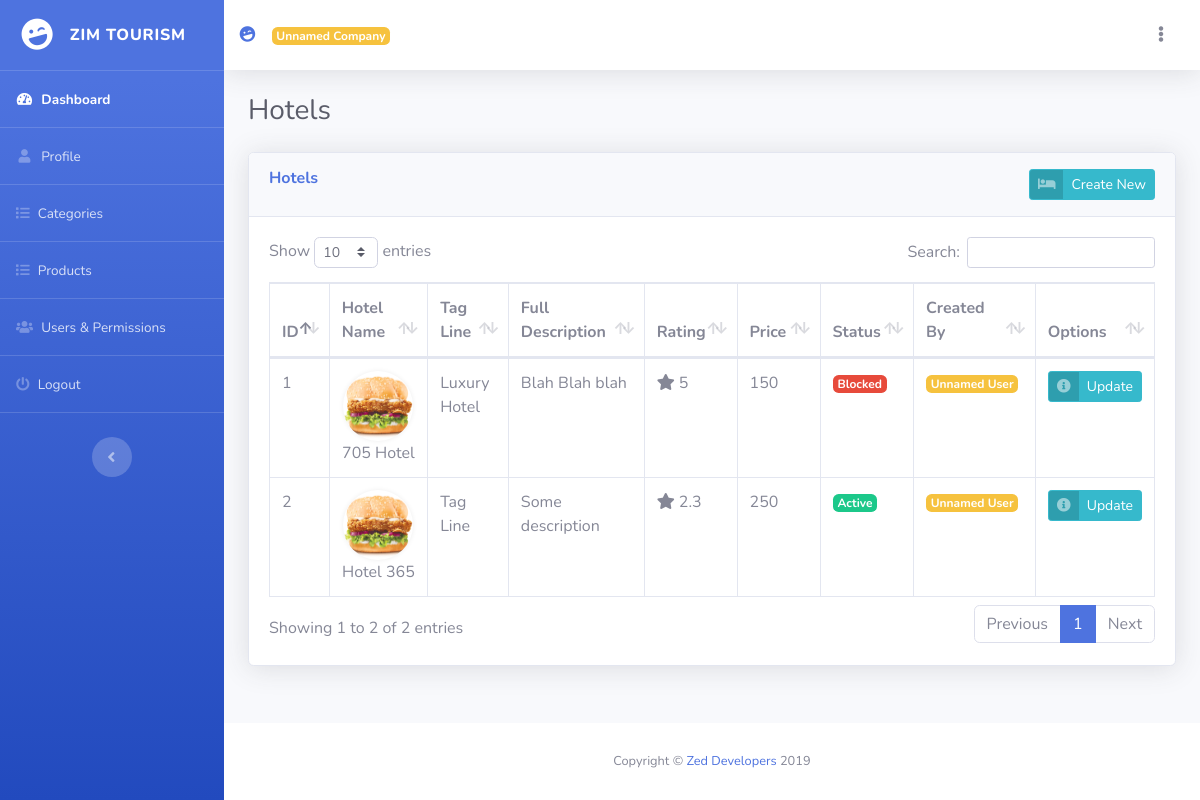
Page /admin/list_hotels.php (signed in) on the committed database.
### tables this page shows
CREATE TABLE `hotels` (
  `id` int(11) NOT NULL AUTO_INCREMENT,
  `org_id` int(11) DEFAULT NULL,
  `name` varchar(100) DEFAULT NULL,
  `picture` varchar(100) DEFAULT NULL,
  `small_desc` varchar(100) DEFAULT NULL,
  `long_desc` longtext,
  `rating` varchar(10) DEFAULT NULL,
  `price` int(11) DEFAULT NULL,
  `active` varchar(5) DEFAULT 'true',
  `created_at` int(20) DEFAULT NULL,
  `created_by` int(11) DEFAULT NULL,
  PRIMARY KEY (`id`)
);

### admin/list_hotels.php (the view, shortened to what this page needs)
<?php
    require_once('class_function/function.php');
    require_once('class_function/dbconfig.php');
    require_once('pages/header.php');
    require_once('pages/menu.php');
    require_once('pages/footer.php');
    require_once('pages/custom_files.php');
?>
<!DOCTYPE html>
<html lang="en">
<head>
  <link href="vendor/fontawesome-free/css/all.min.css" rel="stylesheet" type="text/css">
  <link href="css/sb-admin-2.min.css" rel="stylesheet">
  <?= $custom_files ?>
</head>
<body id="page-top">
  <div id="wrapper">
  <?= $menu ?>
    <div id="content-wrapper" class="d-flex flex-column">
      <div id="content">
        <?= $header ?>
        <div class="container-fluid">
          <div class="d-sm-flex align-items-center justify-content-between mb-4">
            <h1 class="h3 mb-0 text-gray-800">Hotels</h1>
          </div>
          <div class="card shadow mb-4">
            <div class="card-header py-3">
              <h6 class="m-0 font-weight-bold text-primary">Hotels</h6>
              <a href="add_hotels.php" class="btn btn-sm btn-info btn-icon-split pull-right">
                <span class="icon text-white-50">
                  <i class="fas fa-bed"></i>
                </span>
                <span class="text">Create New</span>
              </a>
            </div>
            <div class="card-body">
              <div class="table-responsive">
                <table class="table table-bordered" id="dataTable" width="100%" cellspacing="0">
                  <thead>
                    <tr>
                      <th>ID</th>
                      <th>Hotel Name</th>
                      <th>Tag Line</th>
                      <th>Full Description</th>
                      <th>Rating</th>
                      <th>Price</th>
                      <th>Status</th>
                      <th>Created By</th>
                      <th>Options</th>
                    </tr>
                  </thead>
                  <tbody>
                    <?php
                      if($LOGIN_TYPE == "super"){
                        $rows = sql($DBH,"select * from hotels",array(),"rows");
                      }else{
                        $rows = sql($DBH,"select * from hotels where org_id = ?",array($LOGIN_ORG_ID),"rows");
                      }
                      $sno = 0;
                      foreach($rows as $row){
                        $sno++;
                        $id             =	$row['id'];
                        $name           = $row['name'];
                        $picture        = "uploads/".$row['picture'];
                        $small_desc     = $row['small_desc'];
                        $long_desc      = $row['long_desc'];
                        $rating         = $row['rating'];
                        $price          = $row['price'];
                        $active         = $row['active'];
                        $created_by     = user_name($row['created_by']);
                        if($active == "true"){
                          $active_show = "<span class='badge badge-success'>Active</span>";
                        }else{
                          $active_show = "<span class='badge badge-danger'>Blocked</span>";
                        }
                        echo "<tr>
                        <td>$sno</td>
                        <td class='text-center'>
                            <img class='medium_image' src='$picture' /><br>
                            $name
                        </td>
                        <td>$small_desc</td>
                        <td>$long_desc</td>
                        <td><i class='fa fa-star'></i> $rating</td>
                        <td>$price</td>
                        <td>$active_show</td>
                        <td>$created_by</td>
                        <td>
                          <a href='hotel.php?id=$id' class='btn btn-sm btn-info btn-icon-split'>
                            <span class='icon text-white-50'>
                              <i class='fas fa-info-circle'></i>
                            </span>
                            <span class='text'>Update</span>
                          </a>
                        </td>
                    </tr>";
                    	}
                    ?>
                  </tbody>
                </table>
              </div>
            </div>
          </div>
        </div>
      </div>
      <?= $footer ?>
    </div>
  </div>
</body>
</html>

### admin/pages/header.php
<?php
  $header = '<nav class="navbar navbar-expand navbar-light bg-white topbar mb-4 static-top shadow">
  <a class="sidebar-brand d-flex align-items-center justify-content-center" href="company.php">
    <div class="sidebar-brand-icon rotate-n-15">
      <i class="fas fa-laugh-wink"></i>
    </div>
    <div class="sidebar-brand-text mx-3">'.company_name($LOGIN_ORG_ID).'</div>
  </a>
    <button id="sidebarToggleTop" class="btn btn-link d-md-none rounded-circle mr-3">
      <i class="fa fa-bars"></i>
    </button>
    <ul class="navbar-nav ml-auto">
      <li class="nav-item dropdown no-arrow">
        <a class="nav-link dropdown-toggle" href="#" id="userDropdown" role="button" data-toggle="dropdown" aria-haspopup="true" aria-expanded="false">
          <span class="mr-2 d-none d-lg-inline text-gray-600"><i class="fa fa-ellipsis-v"></i></span>
        </a>
        <div class="dropdown-menu dropdown-menu-right shadow animated--grow-in" aria-labelledby="userDropdown">
          <a class="dropdown-item" href="profile.php" >
            <i class="fas fa-user fa-sm fa-fw mr-2 text-gray-400"></i>
            '.user_name($LOGIN_USER_ID).'
          </a>
          <div class="dropdown-divider"></div>
          <a class="dropdown-item" href="#" data-toggle="modal" data-target="#logoutModal">
            <i class="fas fa-sign-out-alt fa-sm fa-fw mr-2 text-gray-400"></i>
            Logout
          </a>
      </div>
      </li>
    </ul>
  </nav>';
?>

### admin/class_function/function.php (shortened to what this page needs)
<?php
		$title = "Zim Tourism";
		$LOGIN_ORG_ID 							= $_SESSION['LOGIN_ORG_ID'];
		$LOGIN_TYPE 								= $_SESSION['LOGIN_TYPE'];
		function company_name($LOGIN_ORG_ID){
			global $DBH;
			$rows_company = sql($DBH,"select org_name from company where id = ?",array($LOGIN_ORG_ID),"rows");
			$company_name = $rows_company[0]['org_name'];
			if($company_name == ""){
				$company_name = "<span class='badge badge-warning'>Unnamed Company</span>";
			}
			return $company_name;
		}
		function user_name($LOGIN_USER_ID){
			global $DBH;
			$rows_user = sql($DBH,"select user_name from login where id = ?",array($LOGIN_USER_ID),"rows");
			$user_name = $rows_user[0]['user_name'];
			if($user_name == ""){
				$user_name = "<span class='badge badge-warning'>Unnamed User</span>";
			}
			return $user_name;
		}
	function sql($DBH, $query, $params, $return) {
		try {
			$STH = $DBH->prepare($query);
			$STH->execute($params);
			if ($return == "rows") {
				return $STH->fetchAll();
			}
		  	elseif ($return == "count") {
				return $STH->rowCount();
			}
		}
		catch(PDOException $e) {
			file_put_contents('PDOErrors.txt', $e->getMessage(), FILE_APPEND);
		}
	}
?>

### admin/pages/menu.php (shortened to what this page needs)
<?php
$menu = '
  <ul class="navbar-nav bg-gradient-primary sidebar sidebar-dark accordion" id="accordionSidebar">
    <a class="sidebar-brand d-flex align-items-center justify-content-center" href="dashboard.php">
      <div class="sidebar-brand-icon rotate-n-15">
        <i class="fas fa-laugh-wink"></i>
      </div>
      <div class="sidebar-brand-text mx-3">'.$title.'</div>
    </a>
    <hr class="sidebar-divider my-0">
    <li class="nav-item active">
      <a class="nav-link" href="dashboard.php">
        <i class="fas fa-fw fa-tachometer-alt"></i>
        <span>Dashboard</span></a>
    </li>
    <hr class="sidebar-divider my-0">
    <li class="nav-item">
      <a class="nav-link" href="profile.php">
        <i class="fas fa-fw fa-user"></i>
        <span>Profile</span></a>
    </li>';
    if($LOGIN_TYPE == "super" || $LOGIN_TYPE == "admin" || $LOGIN_TYPE == "user"){
      $menu .= '<hr class="sidebar-divider">
      <li class="nav-item">
        <a class="nav-link" href="list_categories.php">
          <i class="fas fa-list"></i>
          <span>Categories</span></a>
      </li>';
      $menu .= '<hr class="sidebar-divider">
      <li class="nav-item">
        <a class="nav-link" href="list_products.php">
          <i class="fas fa-list"></i>
          <span>Products</span></a>
      </li>';
    }
    if($LOGIN_TYPE == "super" || $LOGIN_TYPE == "admin"){
      $menu .= '<hr class="sidebar-divider">
      <li class="nav-item">
        <a class="nav-link" href="list_users.php">
          <i class="fas fa-users"></i>
          <span>Users & Permissions</span></a>
      </li>';
    }
    $menu .= '<hr class="sidebar-divider">
    <li class="nav-item">
      <a class="nav-link" href="#" data-toggle="modal" data-target="#logoutModal">
        <i class="fas fa-power-off"></i>
        <span>Logout</span></a>
    </li>';
  $menu .= '
  <hr class="sidebar-divider d-none d-md-block ">
  <br>
  <div class="text-center d-none d-md-inline "  >
    <button class="rounded-circle border-0" id="sidebarToggle"></button>
  </div>';
  $menu .= '</ul>';
?>

### admin/pages/footer.php
<?php
$footer = '<footer class="sticky-footer bg-white">
  <div class="container my-auto">
    <div class="copyright text-center my-auto">
      <span>Copyright &copy; <a target="_target" href="https://zeddevelopers.com/">Zed Developers</a> 2019</span>
    </div>
  </div>
</footer>';
?>

### admin/pages/custom_files.php
<?php
  $custom_files =  "<link href='css/custom.css' rel='stylesheet'>
  <link href='vendor/datatables/dataTables.bootstrap4.min.css' rel='stylesheet'>
  <link href='https://fonts.googleapis.com/css?family=Ubuntu&display=swap' rel='stylesheet'>";
?>

### admin/css/custom.css (style rules this page uses)
.pull-right { float:right; }
.medium_image { width:70px; height:70px; border-radius: 100%; box-shadow: 0 0 5px #eee; }
.sidebar hr.sidebar-divider { margin: 0 !important; }
.card-header h6 { float:left; }

### rows in the picture
hotels: picture (picture), name "705 Hotel", small_desc "Luxury Hotel", long_desc "Blah Blah blah", rating "5", price "150", active "Blocked"
hotels: picture (picture), name "Hotel 365", small_desc "Tag Line", long_desc "Some description", rating "2.3", price "250", active "Active"

### other values in the picture
$title "ZIM TOURISM"
